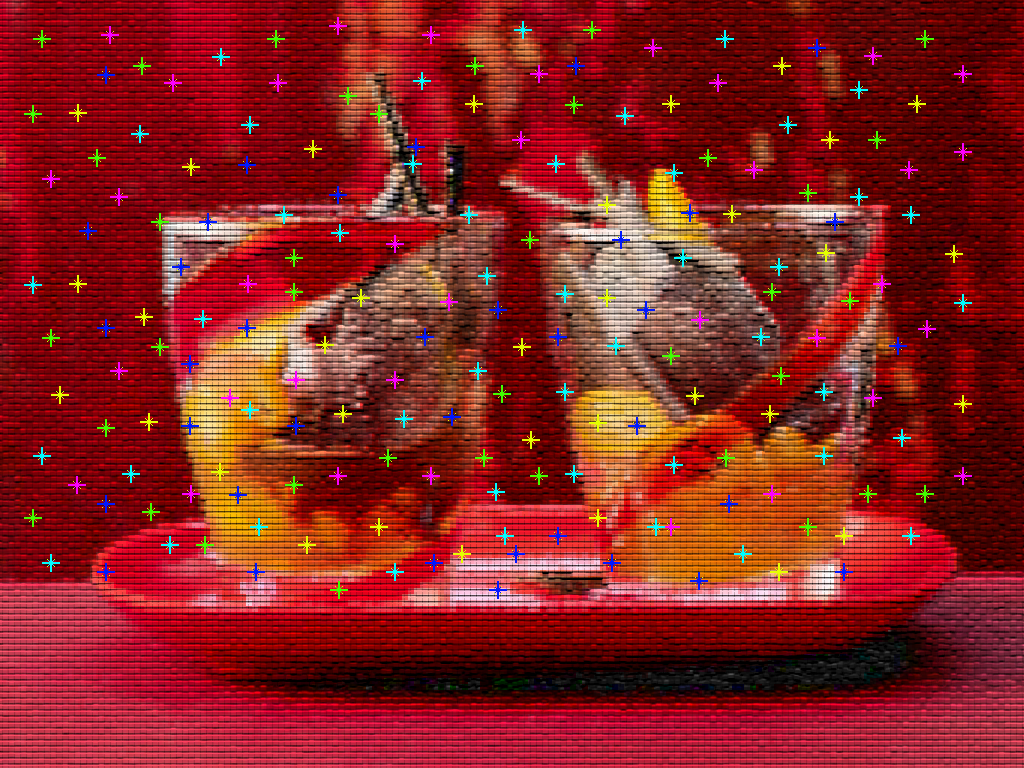

Below is a game level as drawn by its tile map, then a one-line description and the .tmx that defines it (tile-layer data replaced by summaries):
An orthogonal 1x1 tile map with 1024x768 px tiles, 1 tile layer (background) and 2 objects (text, event).

<map version="1.0" orientation="orthogonal" width="1" height="1" tilewidth="1024" tileheight="768">
 <tileset firstgid="1" name="Epilog" tilewidth="1024" tileheight="768">
  <image source="../../assets/screens/Epilog.png" width="1024" height="768" />
 </tileset>
 <layer name="background" width="1" height="1">
  <properties>
   <property name="loadmap" value="dorf_map" />
  </properties>
  <data>[1 cells, 1 non-empty, 1 distinct tile ids]</data>
 </layer>
 <objectgroup name="objects" width="1" height="1">
  <object name="Text" type="text" x="31" y="491" width="961" height="253">
   <properties>
    <property name="source" value="prolog" />
   </properties>
  </object>
  <object name="event" type="event" x="1012" y="758">
   <properties>
    <property name="input" value="enter" />
    <property name="trigger" value="exit" />
   </properties>
  </object>
 </objectgroup>
</map>